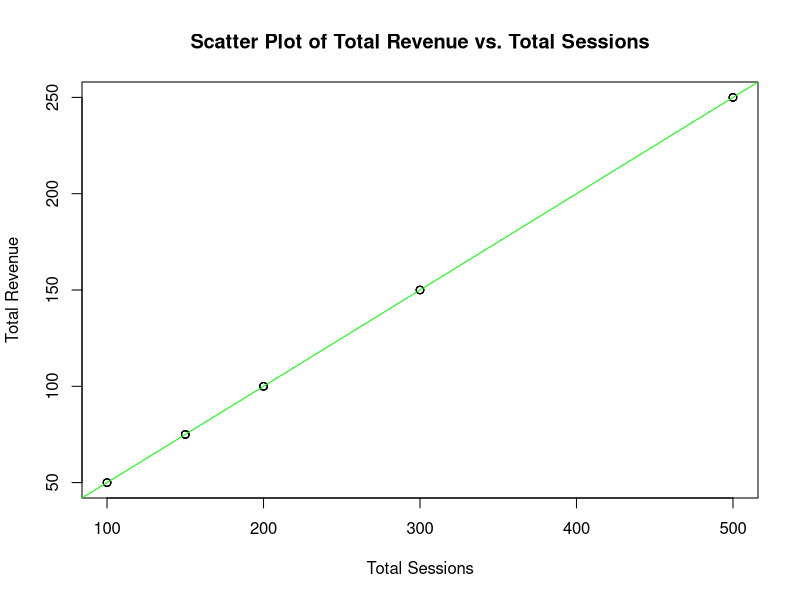
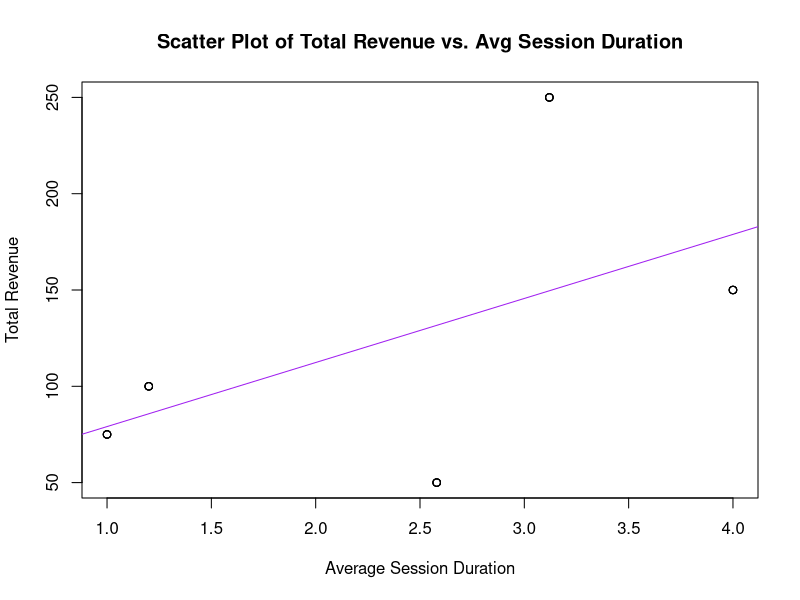
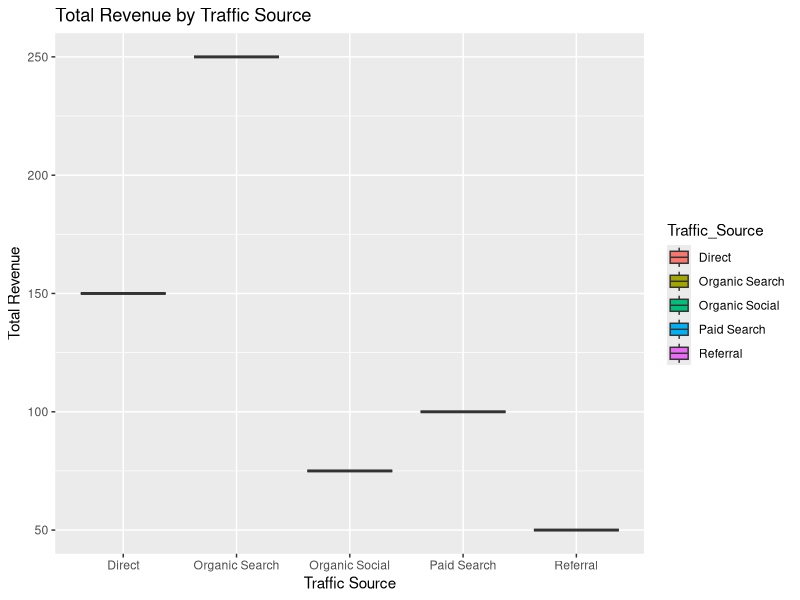
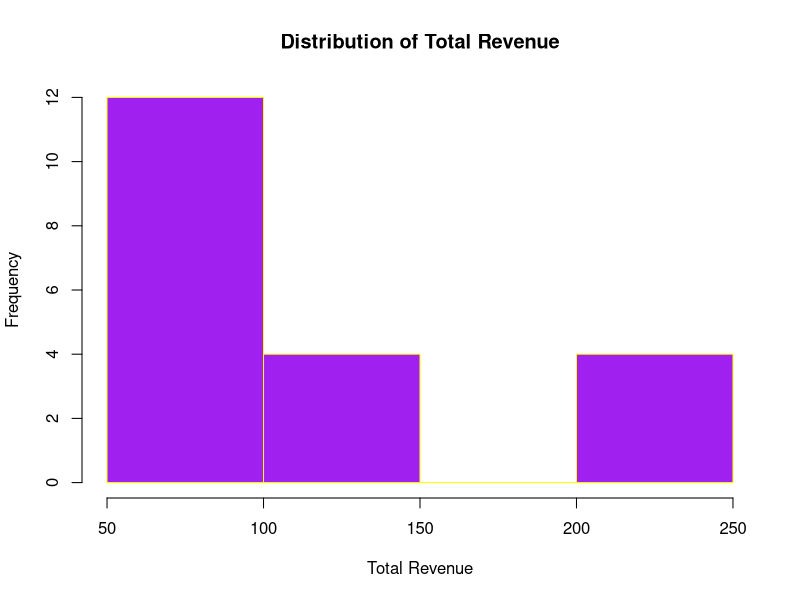
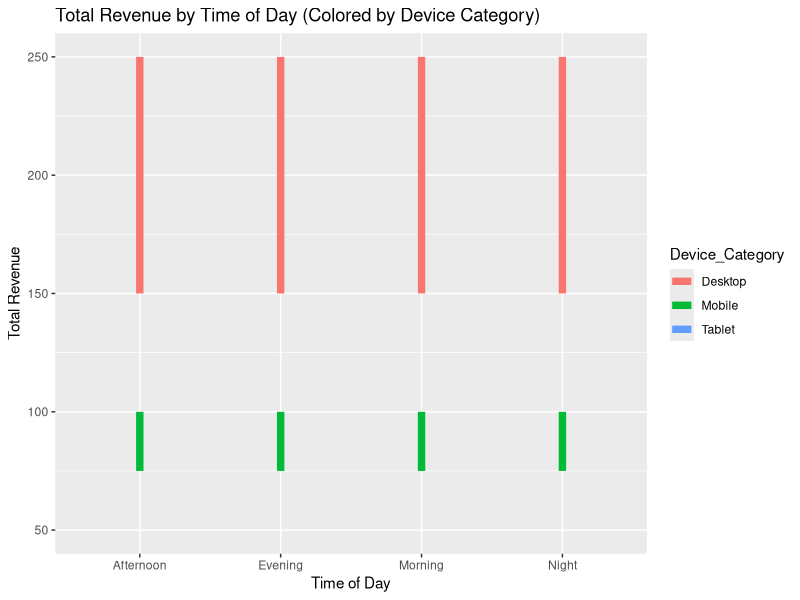

Generate these figures, in order, with R:
## ---- chunk 1
knitr::opts_chunk$set(echo = TRUE)
## ---- chunk 2
library(readxl)
News_Website_Dataset <- read_excel("News Website Dataset.xlsx")
#View(News_Website_Dataset)

# correlation  and coefficient B/W Total_revenue and Total Sessions
correlation_coefficient2 <- cor(News_Website_Dataset$Total_revenue, News_Website_Dataset$Total_Sessions)
print(correlation_coefficient2)

plot(News_Website_Dataset$Total_Sessions, News_Website_Dataset$Total_revenue,
     xlab = "Total Sessions", ylab = "Total Revenue",
     main = "Scatter Plot of Total Revenue vs. Total Sessions")

abline(lm(News_Website_Dataset$Total_revenue ~ News_Website_Dataset$Total_Sessions), col = "green")

## ---- chunk 3

correlation_coefficient <- cor(News_Website_Dataset$Total_revenue, News_Website_Dataset$Avg_Session_Duration)

plot(News_Website_Dataset$Avg_Session_Duration, News_Website_Dataset$Total_revenue,
     xlab = "Average Session Duration", ylab = "Total Revenue",
     main = "Scatter Plot of Total Revenue vs. Avg Session Duration")

abline(lm(News_Website_Dataset$Total_revenue ~ News_Website_Dataset$Avg_Session_Duration), col = "purple")

print(paste("Correlation Coefficient between Total Revenue and Avg Session Duration:", correlation_coefficient))

## ---- chunk 4
library(ggplot2)
ggplot(News_Website_Dataset, aes(x = Traffic_Source, y = Total_revenue, fill = Traffic_Source)) +
  geom_boxplot() +
  labs(title = "Total Revenue by Traffic Source",
       x = "Traffic Source",
       y = "Total Revenue")
## ---- chunk 5
library(ggplot2)
hist(News_Website_Dataset$Total_revenue, 
     main = "Distribution of Total Revenue",
     xlab = "Total Revenue",
     ylab = "Frequency",
     col = "purple",
     border = "yellow")
## ---- chunk 6
library(ggplot2)
ggplot(News_Website_Dataset, aes(x = Time_of_Day, y = Total_revenue, color = Device_Category)) +  geom_line(size = 2.5) +
  labs(title = "Total Revenue by Time of Day (Colored by Device Category)",
       x = "Time of Day",
       y = "Total Revenue")
